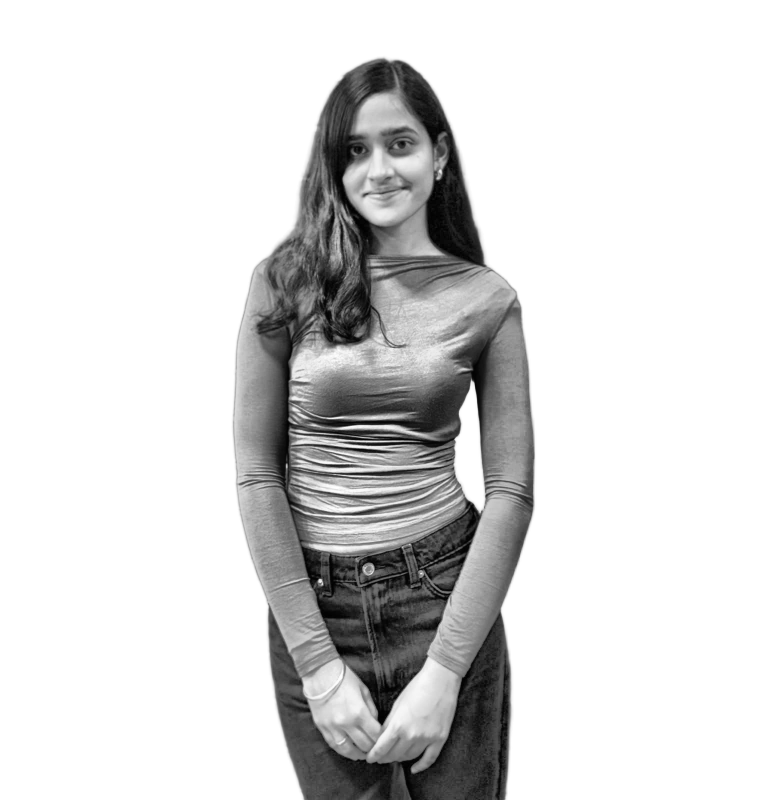
#> input picture source-prepped.png, 1541 x 1600 px, found by its file name (shown at 1/2 size)
$ python make_ascii_svg.py
#> lines starting #> are read from the running program, lines starting #| are printed output that depends on the picture
import os
import sys
import xml.sax.saxutils as saxutils
from PIL import Image, ImageDraw, ImageFont, ImageOps, ImageEnhance
import numpy as np

# Specification Density Ramp: bright (sparse) -> dark (dense)
RAMP = " .`:-=+*cs#%@"

def create_sample_photo(filename="source-photo.jpg"):
    """Generates a sample portrait image if user hasn't provided one yet."""
    w, h = 400, 500
    img = Image.new("L", (w, h), 255)
    draw = ImageDraw.Draw(img)
    # Draw background gradient/shapes
    draw.ellipse([80, 60, 320, 380], fill=40)   # head
    draw.ellipse([60, 260, 340, 520], fill=60)  # shoulders
    draw.ellipse([130, 150, 180, 180], fill=240) # left eye
    draw.ellipse([220, 150, 270, 180], fill=240) # right eye
    draw.polygon([(200, 180), (180, 240), (220, 240)], fill=160) # nose
    draw.arc([150, 260, 250, 310], start=0, end=180, fill=220, width=8) # smile
    img.save(filename)
    print(f"[+] Created sample photo '{filename}'")

def make_ascii_svg(input_path="source-prepped.png", output_path="manya-ascii.svg", cols=100):
#> called with input_path = 'source-prepped.png', output_path = 'manya-ascii.svg', cols = 100
    if not os.path.exists(input_path):
        if os.path.exists("source-photo.jpg"):
            input_path = "source-photo.jpg"
        else:
            create_sample_photo("source-photo.jpg")
            input_path = "source-photo.jpg"

    print(f"[+] Reading image for ASCII conversion: '{input_path}'...")
    img = Image.open(input_path).convert("L")
#> img is the input picture: PIL image 1541x1600 L; min 0, max 255, mean 216.8

    # Downsample to character grid (~100 cols x ~53 rows)
    w, h = img.size
#> w = 1541; h = 1600
    aspect_ratio = h / w
#> aspect_ratio = 1.04
    # Monospace character aspect ratio ~0.55 (height is ~1.8x width)
    char_aspect = 0.55
    rows = int(cols * aspect_ratio * char_aspect)
#> rows = 57

    img_resized = img.resize((cols, rows), Image.Resampling.LANCZOS)
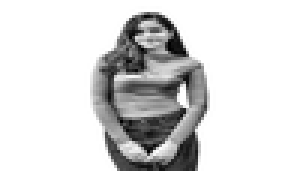
#> img_resized: PIL image 100x57 L (shown 3 times larger); min 0, max 255, mean 216.7
    img_np = np.array(img_resized)

    # Map pixels to density ramp
    # Bright pixels -> space / sparse chars; Dark pixels -> dense chars (@, %, #)
    ramp_len = len(RAMP)
    ascii_rows = []
    for r in range(rows):
        row_chars = []
        for c in range(cols):
            val = img_np[r, c]
            # Normalize 0..255 to index 0..ramp_len-1
            idx = int((val / 255.0) * (ramp_len - 1))
            row_chars.append(RAMP[idx])
        ascii_rows.append("".join(row_chars))
#> after the loop, ascii_rows = 57 items

    # SVG layout configuration
    char_w = 6.8
    char_h = 12.0
    font_size = 10.0
    padding_x = 20.0
    padding_y = 20.0

    line_w = cols * char_w
    svg_w = int(line_w + padding_x * 2)
    svg_h = int(rows * char_h + padding_y * 2)
#> svg_h = 724

    # SMIL Animation parameters
    sec_per_row = 0.045
    wipe_dur = 0.35
    total_dur = rows * sec_per_row + wipe_dur
#> total_dur = 2.92

    svg_lines = []
    svg_lines.append('<?xml version="1.0" encoding="UTF-8"?>')
    svg_lines.append(f'<svg xmlns="http://www.w3.org/2000/svg" viewBox="0 0 {svg_w} {svg_h}" width="{svg_w}" height="{svg_h}">')
    svg_lines.append('  <style>')
    svg_lines.append('    .bg { fill: #0d1117; }')
    svg_lines.append('    .ascii-text { font-family: ui-monospace, SFMono-Regular, Menlo, Monaco, Consolas, "Liberation Mono", "Courier New", monospace; font-size: 10px; font-weight: 500; fill: #e2e8f0; white-space: pre; }')
    svg_lines.append('    .cursor { fill: #6366f1; }')
    svg_lines.append('  </style>')
    svg_lines.append(f'  <rect width="100%" height="100%" class="bg" rx="8" />')

    # Add clipPaths for row wipes
    svg_lines.append('  <defs>')
    for r in range(rows):
        t_start = r * sec_per_row
        y_pos = padding_y + r * char_h
        svg_lines.append(f'    <clipPath id="clip-row-{r}">')
        svg_lines.append(f'      <rect x="{padding_x}" y="{y_pos}" width="0" height="{char_h}">')
        svg_lines.append(f'        <animate attributeName="width" from="0" to="{line_w:.2f}" begin="{t_start:.3f}s" dur="{wipe_dur:.3f}s" fill="freeze" />')
        svg_lines.append(f'      </rect>')
        svg_lines.append(f'    </clipPath>')
    svg_lines.append('  </defs>')

    # Add text rows & animated cursors
    for r in range(rows):
        t_start = r * sec_per_row
        y_pos = padding_y + r * char_h
        baseline_y = y_pos + font_size - 1.5
        escaped_str = saxutils.escape(ascii_rows[r])

        # Clipped ASCII text row
        svg_lines.append(f'  <text x="{padding_x}" y="{baseline_y:.2f}" class="ascii-text" clip-path="url(#clip-row-{r})">{escaped_str}</text>')

        # Block cursor riding the wipe edge
        svg_lines.append(f'  <rect y="{y_pos:.2f}" width="{char_w:.2f}" height="{char_h:.2f}" class="cursor" opacity="0">')
        svg_lines.append(f'    <animate attributeName="opacity" values="1;1;0" keyTimes="0;0.95;1" begin="{t_start:.3f}s" dur="{wipe_dur:.3f}s" fill="freeze" />')
        svg_lines.append(f'    <animate attributeName="x" from="{padding_x:.2f}" to="{padding_x + line_w - char_w:.2f}" begin="{t_start:.3f}s" dur="{wipe_dur:.3f}s" fill="freeze" />')
        svg_lines.append(f'  </rect>')
#> after the loop, svg_lines = 580 items

    svg_lines.append('</svg>')

    output_content = "\n".join(svg_lines)
    with open(output_path, "w", encoding="utf-8") as f:
        f.write(output_content)

    # Save standard ascii.svg alias as well
    with open("ascii.svg", "w", encoding="utf-8") as f:
        f.write(output_content)

    print(f"Successfully generated animated SVG: '{output_path}' and 'ascii.svg' ({svg_w}x{svg_h}px, {rows} rows)")
#| Successfully generated animated SVG: 'manya-ascii.svg' and 'ascii.svg' (720x724px, 57 rows)

if __name__ == "__main__":
    make_ascii_svg()
